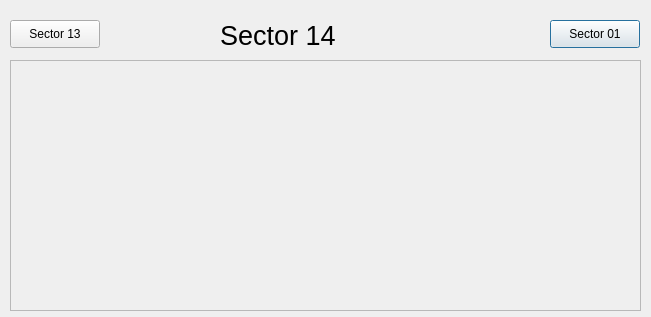
<?xml version="1.0" encoding="UTF-8"?>
<ui version="4.0">
 <class>Dialog</class>
 <widget class="QDialog" name="Dialog">
  <property name="geometry">
   <rect>
    <x>0</x>
    <y>0</y>
    <width>651</width>
    <height>317</height>
   </rect>
  </property>
  <property name="windowTitle">
   <string>Dialog</string>
  </property>
  <widget class="QLabel" name="label_2">
   <property name="geometry">
    <rect>
     <x>220</x>
     <y>20</y>
     <width>131</width>
     <height>31</height>
    </rect>
   </property>
   <property name="font">
    <font>
     <pointsize>20</pointsize>
    </font>
   </property>
   <property name="text">
    <string>Sector 14</string>
   </property>
  </widget>
  <widget class="ASguiFormPlugin" name="asguiformplugin">
   <property name="geometry">
    <rect>
     <x>10</x>
     <y>60</y>
     <width>631</width>
     <height>251</height>
    </rect>
   </property>
   <property name="uiFile" stdset="0">
    <string>SectorVacuumSchematic.ui</string>
   </property>
   <property name="variableSubstitutions" stdset="0">
    <string>SR=14 SRPREV=13</string>
   </property>
  </widget>
  <widget class="GuiPushButtonPlugin" name="guipushbuttonplugin">
   <property name="geometry">
    <rect>
     <x>550</x>
     <y>20</y>
     <width>90</width>
     <height>28</height>
    </rect>
   </property>
   <property name="text">
    <string>Sector 01</string>
   </property>
   <property name="guiNameProperty">
    <string>SVS01.ui</string>
   </property>
   <property name="creationOption" stdset="0">
    <enum>GuiPushButtonPlugin::Open</enum>
   </property>
  </widget>
  <widget class="GuiPushButtonPlugin" name="guipushbuttonplugin_2">
   <property name="geometry">
    <rect>
     <x>10</x>
     <y>20</y>
     <width>90</width>
     <height>28</height>
    </rect>
   </property>
   <property name="text">
    <string>Sector 13</string>
   </property>
   <property name="guiNameProperty">
    <string>SVS13.ui</string>
   </property>
   <property name="creationOption" stdset="0">
    <enum>GuiPushButtonPlugin::Open</enum>
   </property>
  </widget>
 </widget>
 <customwidgets>
  <customwidget>
   <class>GuiPushButtonPlugin</class>
   <extends>QPushButton</extends>
   <header>GuiPushButtonPlugin.h</header>
  </customwidget>
  <customwidget>
   <class>ASguiFormPlugin</class>
   <extends>QScrollArea</extends>
   <header>ASguiFormPlugin.h</header>
  </customwidget>
 </customwidgets>
 <resources/>
 <connections/>
</ui>
